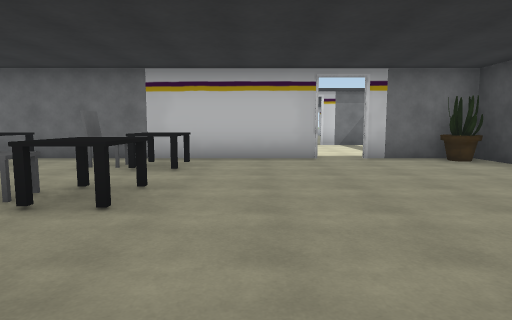
view 1 (above)

24 first-person views from a walk through a 3-D level made in the Unity game engine. The camera is 1.4 m above the floor, tilts 6° down and sees 75° across. The floor is counted in squares, 2 m on a side. Each view is taken from the middle of a square. On the plan, view 1 faces up. The plan holds only what a view shows up to about 10 squares ahead; the rest is blank. The place goes on beyond the plan. The player character is not drawn. Some animated figures are left out. Door leaves are left out, so doorways stand open.

view 2
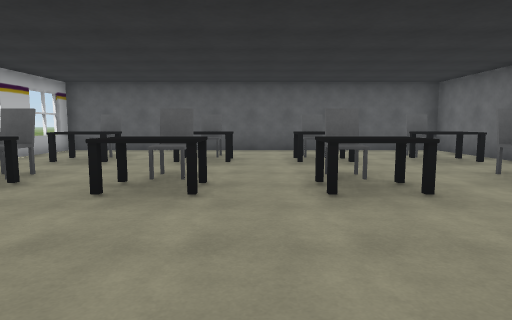

view 3
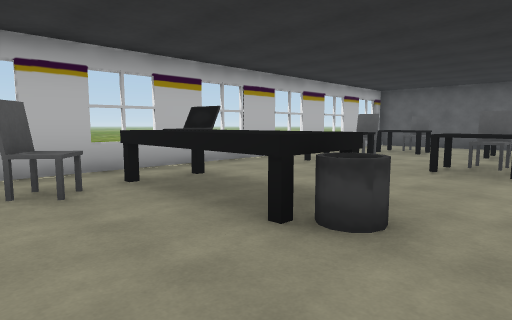

view 4
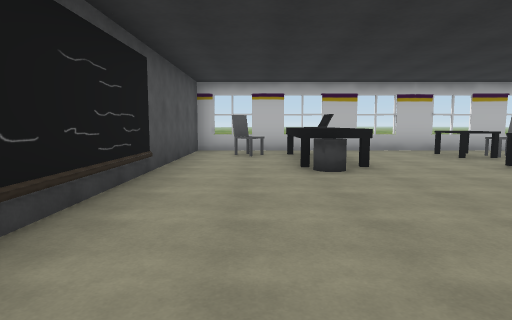

view 5
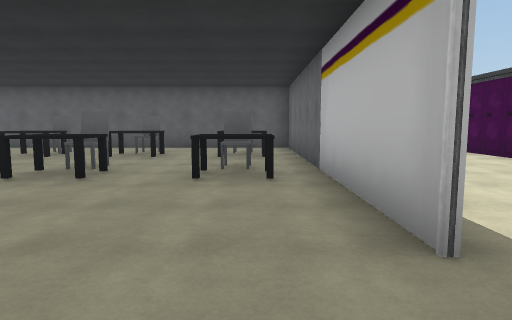

view 6
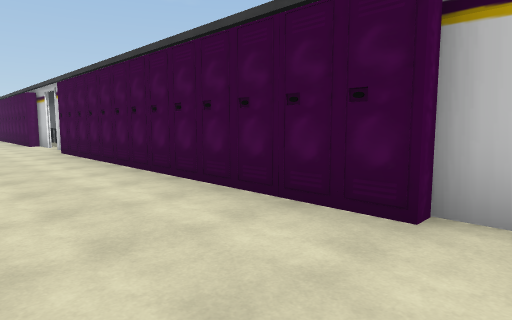

view 7
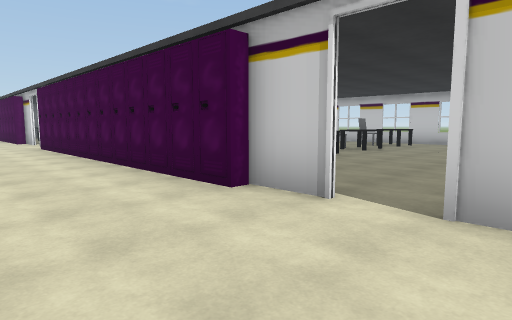

view 8
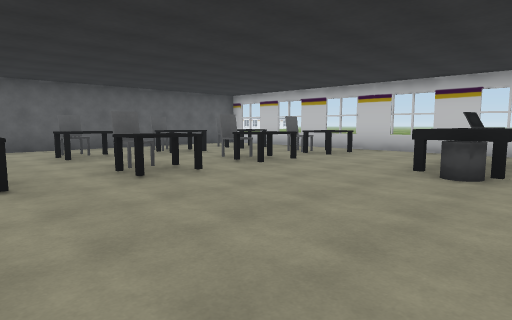

view 9
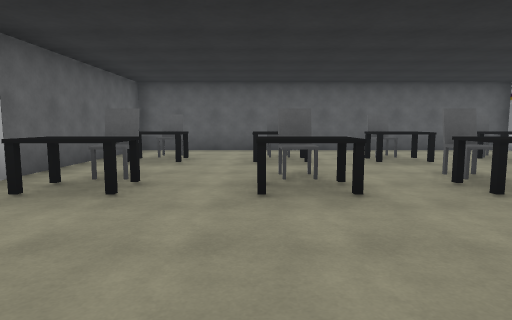

view 10
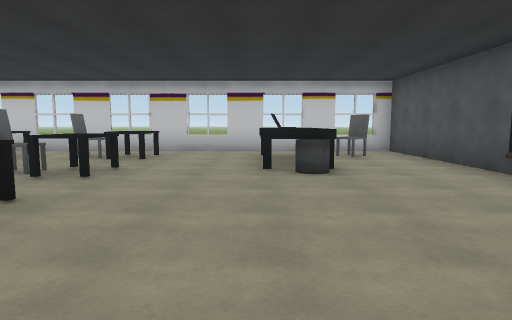

view 11
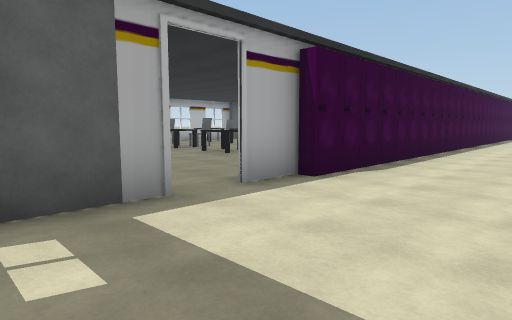

view 12
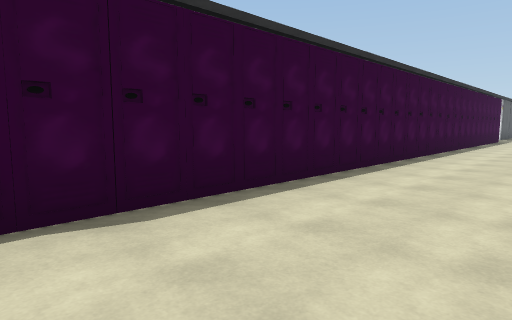

view 13
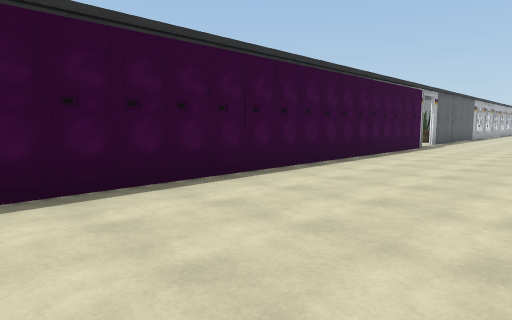

view 14
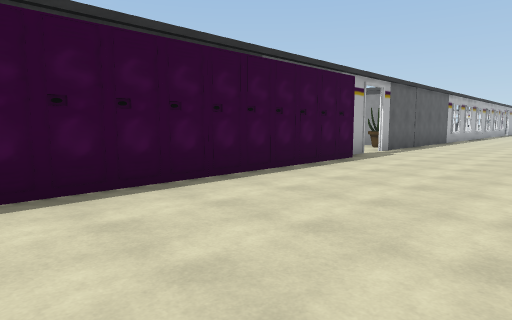

view 15
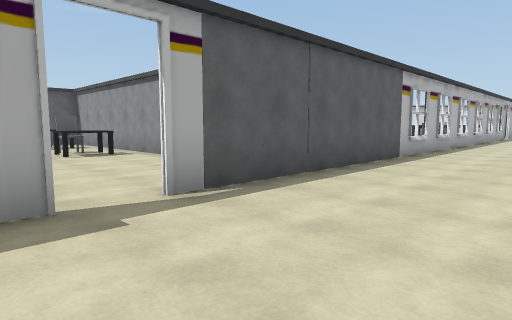

view 16
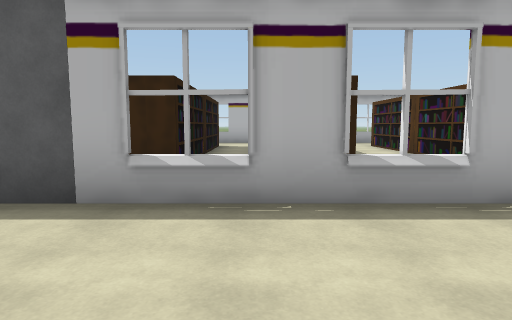

view 17
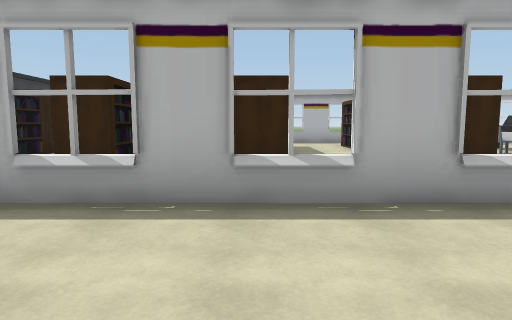

view 18
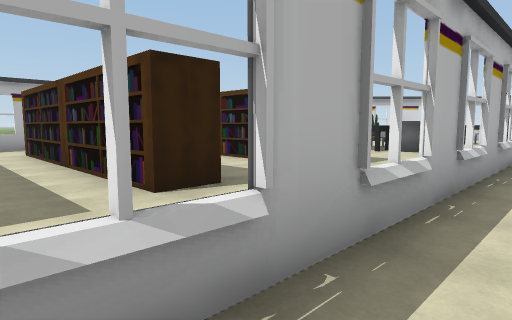

view 19
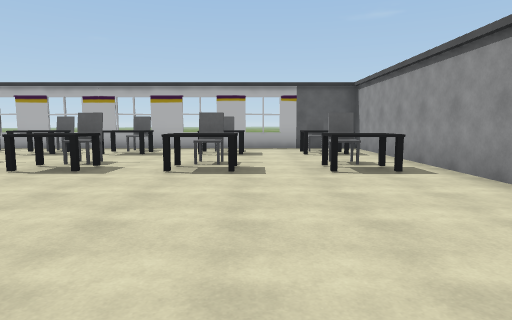

view 20
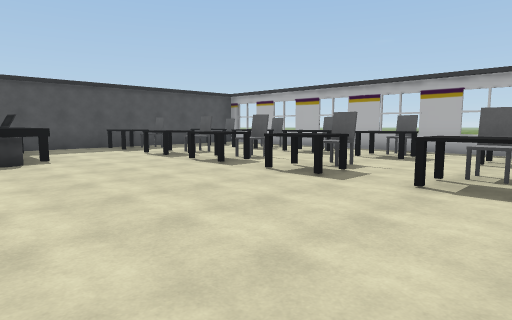

view 21
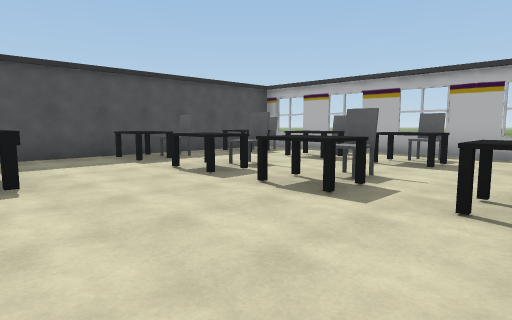

view 22
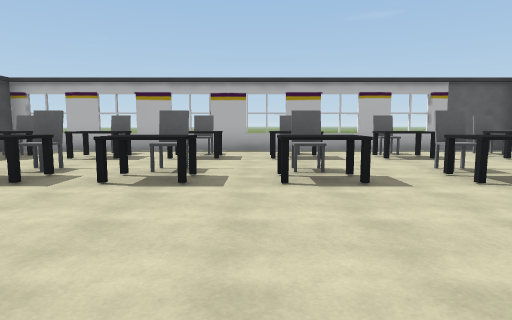

view 23
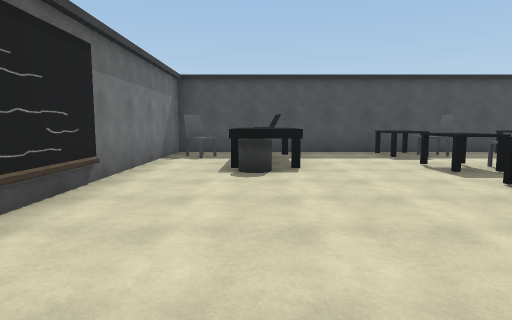

view 24
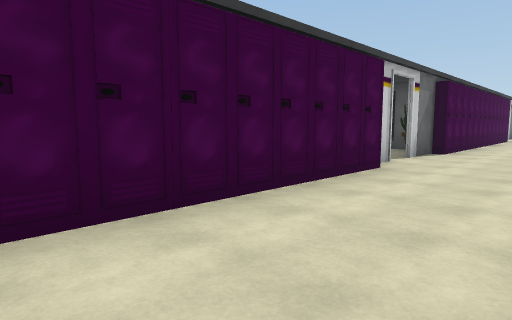

### Floor plan
Points are (right, up) in squares from view 1. A wall is a line through its corners. A room is listed if a view was taken in it or the views show most of it. See-through windows are left out.
Room 1 (views 1, 2, 3, 4, 5, 6, 7, 8, 9, 10, 11, 12, 13, 14, 15, 16, 17, 18, 19, 20, 21, 22, 23, 24)
walls: (-8.5, 11.7) (-9.8, 11.7); (-7.3, 12.6) (-7.3, 13.1); (-7.3, 6.4) (-7.3, -3.3) (-7.3, 6.5); (-17.8, 7.1) (-17.1, 7.1); (0.5, 7.1) (1.4, 7.1); (-7.3, 21.5) (-7.3, 12.5); (-21, 3.1) (-21, -3.2) (4.6, -3.2) (4.6, 4); (1.4, 11.7) (0.5, 11.7); (1.4, 7) (0.4, 7); (2.2, 7.1) (3.7, 7.1); (2.7, 11.7) (2.2, 11.7); (4.6, 5.9) (4.6, 7) (2.2, 7); (4.6, 17.6) (4.6, 21.5); (-32.3, 7.1) (-18.6, 7.1)
ways out: open door at (-19, 6.5); open door at (-10, 12); open door at (2, 7); open door at (2, 12)
objects: chair (-20, -2); desk (-20, -1) to (-19, -1); chair (-20, 1); desk (-20, 2) to (-19, 2); chair (-17, -2); desk (-17, -1); chair (-17, 1); desk (-17, 2); locker (-17, 12); locker (-16, 7); locker (-16, 12); chair (-15, -2); desk (-15, -1); chair (-15, 1); desk (-15, 2); locker (-15, 7); locker (-15, 12); locker (-14, 7); locker (-14, 12); chair (-13, -2) to (-12, -2); desk (-13, -1) to (-12, -1); chair (-13, 1); desk (-13, 2) to (-12, 2); locker (-13, 7); locker (-13, 12); locker (-12, 7); locker (-12, 12); chair (-11, -2) to (-10, -2); desk (-11, -1) to (-10, -1); chair (-11, 1); desk (-11, 2) to (-10, 2); bin (-11, 5); locker (-11, 7); other object (-10, 5); locker (-10, 7); chair (-9, -2) to (-8, -2); desk (-9, -1) to (-8, -1); desk (-9, 2) to (-8, 2); other object (-9, 5) to (-8, 5); chair (-9, 6) to (-8, 6); locker (-9, 7); chair (-8, 1); locker (-8, 7); locker (-8, 11); other object (-8, 12); locker (-7, 7); locker (-7, 11); locker (-7, 12); other object (-7, 17); locker (-6, 7); locker (-6, 12); chair (-5, -2) to (-5, -1); chair (-5, 1); chair (-5, 3); desk (-5, 3) to (-4, 4); chair (-5, 5) to (-5, 6); locker (-5, 7); locker (-5, 11); locker (-5, 12); chair (-5, 13); chair (-5, 15) to (-5, 16); chair (-5, 18); chair (-5, 20); desk (-4, -2) to (-4, -1); desk (-4, 1); desk (-4, 6); locker (-4, 7); locker (-4, 12); desk (-4, 13); desk (-4, 15) to (-4, 16); desk (-4, 18); desk (-4, 20); chair (-3, -2) to (-3, -1); chair (-3, 1); chair (-3, 3); chair (-3, 6); locker (-3, 7); locker (-3, 11); locker (-3, 12); chair (-3, 13); chair (-3, 16); chair (-3, 18); chair (-3, 20); desk (-2, -2) to (-2, -1); desk (-2, 1); desk (-2, 3); desk (-2, 5) to (-2, 6); locker (-2, 7); locker (-2, 12); desk (-2, 13); desk (-2, 15) to (-2, 16); desk (-2, 18); desk (-2, 20); locker (-1, 7); locker (-1, 12); locker (0, 7); locker (0, 12); laptop (1, -2) to (2, -1); other object (1, 0) to (2, 0); other object (1, 19) to (2, 19); laptop (1, 20) to (2, 21); bin (2, 1); bin (2, 18); chair (3, -2); chair (3, 21)

Positions as (right, up) in squares from view 1, and headings:
1: (0, 0), facing up
2: (2, 2), facing left
3: (4, 2), facing down-left
4: (3, 6), facing down
5: (3, 6), facing left
6: (1, 9), facing up-left
7: (3, 9), facing up-left
8: (3, 13), facing up-left
9: (2, 15), facing left
10: (1, 13), facing up
11: (4, 10), facing down-left
12: (0, 10), facing down-left
13: (-6, 11), facing down-left
14: (-10, 11), facing down-left
15: (-17, 10), facing down-left
16: (-26, 10), facing down
17: (-27, 10), facing down
18: (-25, 8), facing down-left
19: (-18, 7), facing down
20: (-18, 6), facing down-right
21: (-15, 5), facing down-right
22: (-14, 6), facing down
23: (-16, 5), facing right
24: (-17, 9), facing up-right
